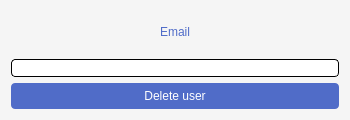
<?xml version="1.0" encoding="UTF-8"?>
<ui version="4.0">
 <class>DeleteTask</class>
 <widget class="QWidget" name="DeleteTask">
  <property name="geometry">
   <rect>
    <x>0</x>
    <y>0</y>
    <width>350</width>
    <height>120</height>
   </rect>
  </property>
  <property name="minimumSize">
   <size>
    <width>300</width>
    <height>120</height>
   </size>
  </property>
  <property name="maximumSize">
   <size>
    <width>350</width>
    <height>120</height>
   </size>
  </property>
  <property name="windowTitle">
   <string>Form</string>
  </property>
  <property name="styleSheet">
   <string notr="true">background-color:rgb(245, 245, 245);
</string>
  </property>
  <layout class="QVBoxLayout" name="verticalLayout">
   <item>
    <widget class="QLabel" name="label">
     <property name="layoutDirection">
      <enum>Qt::LeftToRight</enum>
     </property>
     <property name="styleSheet">
      <string notr="true">color: rgb(80, 108, 200);
font: 87 10pt &quot;Arial Black&quot;;
height: 20px;</string>
     </property>
     <property name="text">
      <string>Email</string>
     </property>
     <property name="alignment">
      <set>Qt::AlignCenter</set>
     </property>
    </widget>
   </item>
   <item>
    <widget class="QLineEdit" name="email">
     <property name="styleSheet">
      <string notr="true">border: 1px solid black;
     border-radius: 4px;
background-color: white;</string>
     </property>
    </widget>
   </item>
   <item>
    <widget class="QPushButton" name="delete_button">
     <property name="styleSheet">
      <string notr="true">QPushButton {
     background-color: rgb(80, 108, 200);
	color: white;
border: 1px black;

     border-radius: 4px;
	font: 63 10pt &quot;Yu Gothic UI Semibold&quot;;
width:326px;
height:26px;
}

QPushButton:hover{
border: 1px solid rgb(255, 255, 255);
}</string>
     </property>
     <property name="text">
      <string>Delete user</string>
     </property>
    </widget>
   </item>
  </layout>
 </widget>
 <resources/>
 <connections/>
</ui>
